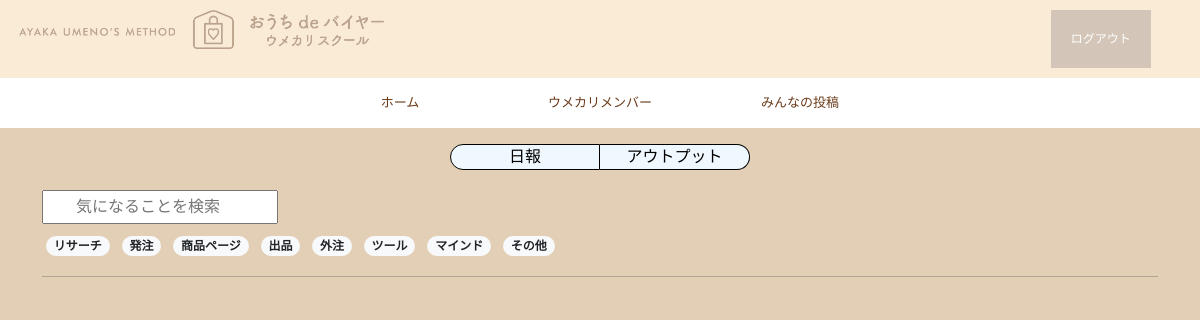
/output/ (signed in), run on the app's committed database.
### base/models/output.py (models this page shows, shortened)
class OutputTagModel(models.Model):
    tag = models.CharField(
        verbose_name = 'タグ',
        max_length = 100,
    )
    slug = models.SlugField(
        verbose_name='URL',
        unique = True,
    )

### base/views/output_views.py (the view, shortened to what this page needs)
# urls.py: path('output/', OutputListView.as_view(), name='output-list'),
class OutputListView(LoginRequiredMixin, ListView):
    model = Output
    template_name = 'base/output_list.html'
    def get_queryset(self):
        object_list = Output.objects.all()
        query = self.request.GET.get('query')
        return object_list

### base/context_processors.py (called while the page is built)
def common(request):
    context = {
        'tags': OutputTagModel.objects.all()
    }
    return context

### templates/base/output_list.html (shortened to what this page needs)
{% extends 'base.html' %}
{% block content %}
<div class="switch-btn-container">
    <a href="{% url 'base:nippou-list' %}">
        <div id="nippou-btn" class="switch-btn">日報</div>
    </a>
    <a href="{% url 'base:output-list' %}">
        <div id="output-btn" class="switch-btn">アウトプット</div>
    </a>
</div>
<div class="search_box col-sm-1">
    <form action="" method="get">
        <input name="query" value="{{ request.GET.query }}" type="text" placeholder="気になることを検索">
    </form>
</div>
<div class="pt-2">
    {% for tag in tags %}
        <span class="badge rounded-pill bg-light text-dark m-1">
            <a href="{%url 'base:tagoutput-list' tag.slug %}" class="text-decoration-none text-reset">
                {{ tag.tag }}
            </a>
        </span>
    {% endfor %}
</div>
<hr>
{% endblock %}

### static/base/css/base.css (style rules this page uses)
body { font-family: 'ピラギノ角ゴ'; background-color: #e2cfb5; }
a { text-decoration: none; color: black; }

### static/base/css/nippou-list.css (style rules this page uses)
.switch-btn-container { margin: 0 auto 40px auto; width: max-content; }
.switch-btn { width: 150px; float: left; padding: 0 10px 0 10px; margin-bottom: 20px; text-align: center; }
#nippou-btn { border-bottom-left-radius: 20px; border-top-left-radius: 20px; border: 1px solid black; background-color: aliceblue; }
#output-btn { border-bottom-right-radius: 20px; border-top-right-radius: 20px; border: 1px solid black; border-left: hidden; background-color: aliceblue; }

### data on the page
OutputTagModel: tag "リサーチ"
OutputTagModel: tag "発注"
OutputTagModel: tag "商品ページ"
OutputTagModel: tag "出品"
OutputTagModel: tag "外注"
OutputTagModel: tag "ツール"
OutputTagModel: tag "マインド"
OutputTagModel: tag "その他"
